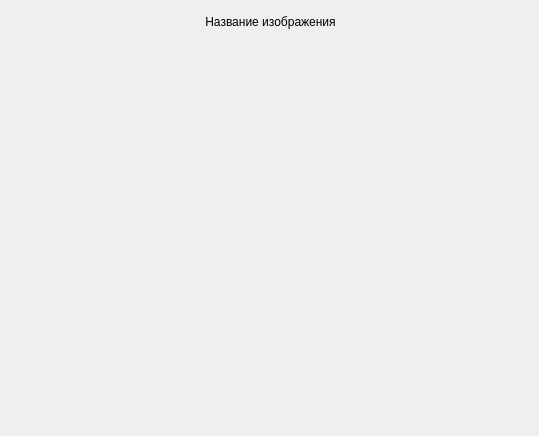
<?xml version="1.0" encoding="UTF-8"?>
<ui version="4.0">
 <class>Form</class>
 <widget class="QWidget" name="Form">
  <property name="geometry">
   <rect>
    <x>0</x>
    <y>0</y>
    <width>539</width>
    <height>436</height>
   </rect>
  </property>
  <property name="windowTitle">
   <string>Предпросмотр</string>
  </property>
  <widget class="QWidget" name="verticalLayoutWidget">
   <property name="geometry">
    <rect>
     <x>10</x>
     <y>10</y>
     <width>521</width>
     <height>421</height>
    </rect>
   </property>
   <layout class="QVBoxLayout" name="verticalLayout">
    <item>
     <widget class="QLabel" name="image_label">
      <property name="maximumSize">
       <size>
        <width>16777214</width>
        <height>24</height>
       </size>
      </property>
      <property name="text">
       <string>Название изображения</string>
      </property>
      <property name="alignment">
       <set>Qt::AlignCenter</set>
      </property>
     </widget>
    </item>
    <item>
     <widget class="QLabel" name="frame_label">
      <property name="text">
       <string/>
      </property>
     </widget>
    </item>
   </layout>
  </widget>
 </widget>
 <resources/>
 <connections/>
</ui>
